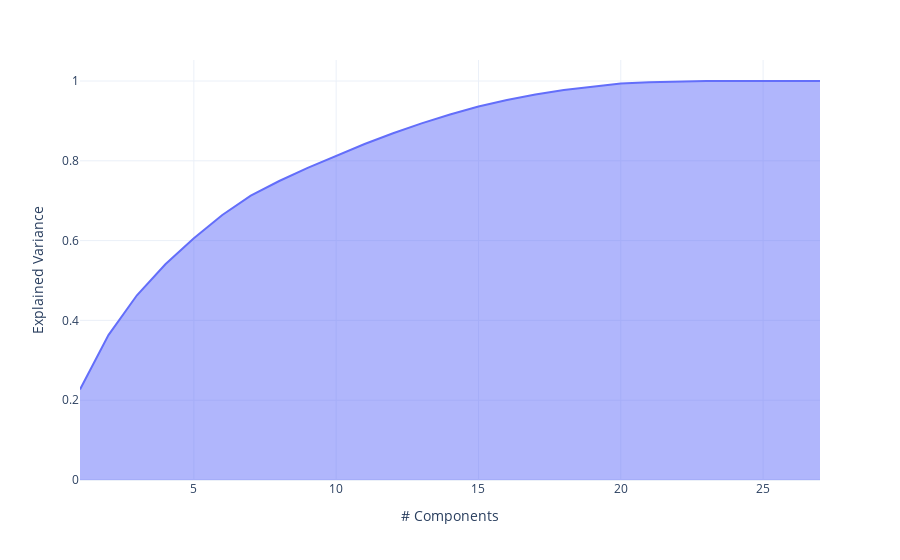

Notebook cell for this chart:
### Code cell
### Explained Variance ###
print("Explained variance: ", pca.explained_variance_)
print("Explained variance ratio: ", pca.explained_variance_ratio_)
print("Cumulative explained variance ratio: ", np.cumsum(pca.explained_variance_ratio_))

### Visualize ###
exp_var_cumul = np.cumsum(pca.explained_variance_ratio_)

px.area(
    x = range(1, exp_var_cumul.shape[0] + 1),
    y = exp_var_cumul,
    template = "plotly_white",
    labels = {"x": "# Components",
              "y": "Explained Variance"})

### Figure 1 — Plotly figure (JSON) as saved in the notebook; plotly's stock layout.template omitted (floating-point values rounded to 4 significant figures)
{"data": [{"fillpattern": {"shape": ""}, "hovertemplate": "# Components=%{x}<br>Explained Variance=%{y}<extra></extra>", "legendgroup": "", "line": {"color": "#636efa"}, "marker": {"symbol": "circle"}, "mode": "lines", "name": "", "orientation": "v", "showlegend": false, "stackgroup": "1", "type": "scatter", "x": [1, 2, 3, 4, 5, 6, 7, 8, 9, 10, 11, 12, 13, 14, 15, 16, 17, 18, 19, 20, 21, 22, 23, 24, 25, 26, 27], "xaxis": "x", "y": [0.2268, 0.3632, 0.463, 0.5409, 0.6059, 0.6641, 0.7127, 0.7493, 0.7824, 0.813, 0.842, 0.8691, 0.8938, 0.9162, 0.9359, 0.9525, 0.966, 0.9775, 0.9861, 0.994, 0.9966, 0.9986, 0.9997, 0.9999, 1.0, 1.0, 1.0], "yaxis": "y"}], "layout": {"autosize": true, "legend": {"tracegroupgap": 0}, "margin": {"t": 60}, "xaxis": {"anchor": "y", "autorange": true, "domain": [0, 1], "range": [1, 27], "title": {"text": "# Components"}, "type": "linear"}, "yaxis": {"anchor": "x", "autorange": true, "domain": [0, 1], "range": [0, 1.053], "title": {"text": "Explained Variance"}, "type": "linear"}}}
